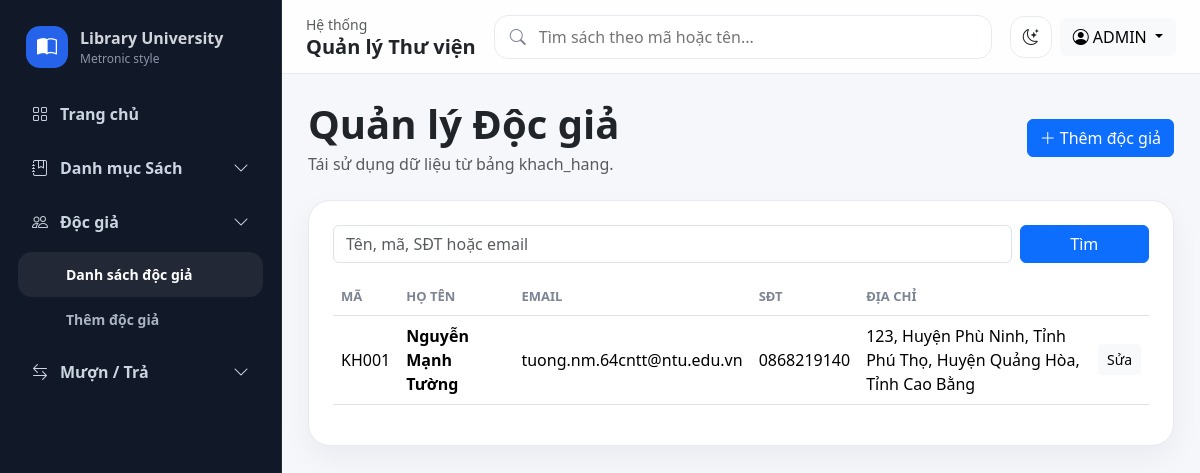
Page /pages/docgia_list.php (signed in) on the committed database.
### tables this page shows
CREATE TABLE `khach_hang` (
  `MaKH` varchar(10) NOT NULL,
  `HoTenKH` varchar(150) NOT NULL,
  `DiaChi` varchar(255) DEFAULT NULL,
  `SoDienThoai` varchar(20) DEFAULT NULL,
  `Email` varchar(100) DEFAULT NULL,
  `PasswordHash` varchar(255) NOT NULL,
  `Avatar` varchar(255) DEFAULT NULL
);

### includes/functions.php (called while the page is built, shortened)
<?php
function e(?string $value): string {
    return htmlspecialchars((string)$value, ENT_QUOTES, 'UTF-8');
}

### pages/docgia_list.php (the view, shortened to what this page needs)
<?php
require_once __DIR__ . '/../config/database.php';
require_once __DIR__ . '/../includes/functions.php';
$q = trim($_GET['q'] ?? '');
$sql = "SELECT * FROM khach_hang";
$params = [];
$sql .= " ORDER BY MaKH DESC";
$stmt = $pdo->prepare($sql);
$stmt->execute($params);
$rows = $stmt->fetchAll();
include __DIR__ . '/../includes/header.php';
include __DIR__ . '/../includes/sidebar.php';
?>
<div class="d-flex justify-content-between align-items-center mb-4">
    <div><h1 class="fw-bold mb-1">Quản lý Độc giả</h1><p class="text-muted mb-0">Tái sử dụng dữ liệu từ bảng khach_hang.</p></div>
    <a class="btn btn-primary" href="docgia_form.php"><i class="bi bi-plus-lg me-1"></i>Thêm độc giả</a>
</div>
<div class="card-soft p-4">
    <form class="row g-2 mb-3">
        <div class="col-md-10"><input class="form-control" name="q" value="<?= e($q) ?>" placeholder="Tên, mã, SĐT hoặc email"></div>
        <div class="col-md-2"><button class="btn btn-primary w-100">Tìm</button></div>
    </form>
    <div class="table-responsive">
        <table class="table align-middle">
            <thead><tr><th>Mã</th><th>Họ tên</th><th>Email</th><th>SĐT</th><th>Địa chỉ</th><th></th></tr></thead>
            <tbody>
            <?php foreach ($rows as $r): ?>
            <tr>
                <td><?= e($r['MaKH']) ?></td><td class="fw-semibold"><?= e($r['HoTenKH']) ?></td>
                <td><?= e($r['Email']) ?></td><td><?= e($r['SoDienThoai']) ?></td><td><?= e($r['DiaChi']) ?></td>
                <td class="text-end"><a class="btn btn-sm btn-light" href="docgia_form.php?id=<?= e($r['MaKH']) ?>">Sửa</a></td>
            </tr>
            <?php endforeach; ?>
            </tbody>
        </table>
    </div>
</div>
<?php include __DIR__ . '/../includes/footer.php'; ?>

### assets/css/app.css (style rules this page uses)
:root { --sidebar-width: 282px; --soft-bg: #f5f7fb; --card-bg: #ffffff; --border: #e7eaf0; --text-muted: #7d8494; }
body { background: var(--soft-bg); color: var(--bs-body-color); }
.card-soft { background: var(--card-bg); border: 1px solid var(--border); border-radius: 22px; box-shadow: 0 12px 30px rgba(15,23,42,.05); }
.table thead th { color: var(--text-muted); font-size: 13px; text-transform: uppercase; }

### rows in the picture
khach_hang: MaKH "KH001", HoTenKH "Nguyễn Mạnh Tường", Email "tuong.nm.64cntt@ntu.edu.vn", SoDienThoai "0868219140", DiaChi "123, Huyện Phù Ninh, Tỉnh Phú Thọ, Huyện Quảng Hòa, Tỉnh Cao Bằng"

### other values in the picture
$_SESSION['admin']['HoTenNV'] "ADMIN"
